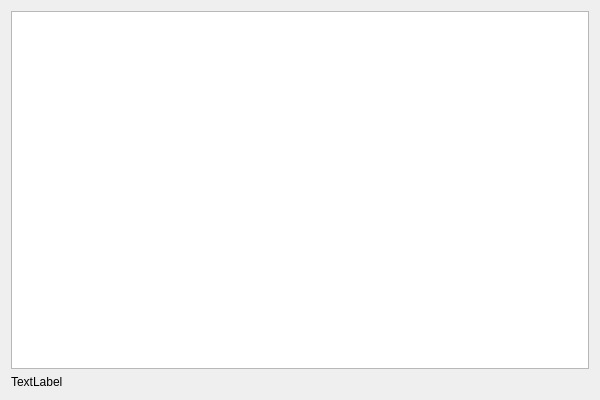
<?xml version="1.0" encoding="UTF-8"?>
<ui version="4.0">
 <class>QListWidgetTestClass</class>
 <widget class="QWidget" name="QListWidgetTestClass">
  <property name="geometry">
   <rect>
    <x>0</x>
    <y>0</y>
    <width>600</width>
    <height>400</height>
   </rect>
  </property>
  <property name="windowTitle">
   <string>QListWidgetTest</string>
  </property>
  <layout class="QGridLayout" name="gridLayout_2">
   <item row="0" column="0">
    <layout class="QGridLayout" name="gridLayout">
     <item row="0" column="0">
      <widget class="QListWidget" name="listWidget"/>
     </item>
     <item row="1" column="0">
      <widget class="QLabel" name="label">
       <property name="text">
        <string>TextLabel</string>
       </property>
      </widget>
     </item>
    </layout>
   </item>
  </layout>
 </widget>
 <layoutdefault spacing="6" margin="11"/>
 <resources>
  <include location="QListWidgetTest.qrc"/>
 </resources>
 <connections/>
</ui>
